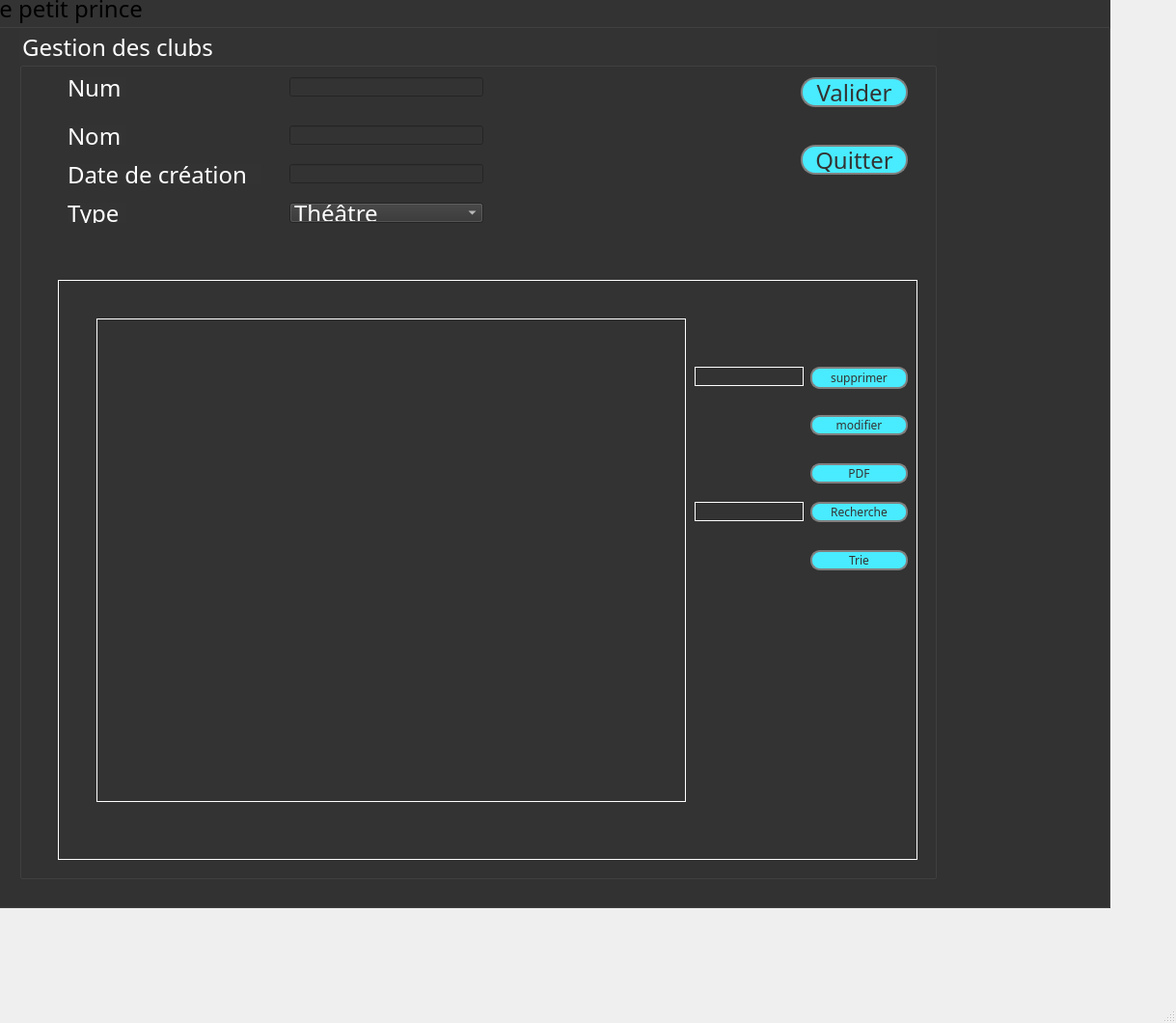
<?xml version="1.0" encoding="UTF-8"?>
<ui version="4.0">
 <class>Clube</class>
 <widget class="QMainWindow" name="Clube">
  <property name="geometry">
   <rect>
    <x>0</x>
    <y>0</y>
    <width>1219</width>
    <height>1060</height>
   </rect>
  </property>
  <property name="windowTitle">
   <string>MainWindow</string>
  </property>
  <widget class="QWidget" name="centralwidget">
   <widget class="QGroupBox" name="groupBox">
    <property name="geometry">
     <rect>
      <x>-10</x>
      <y>-10</y>
      <width>1161</width>
      <height>951</height>
     </rect>
    </property>
    <property name="styleSheet">
     <string notr="true">*{
font-family: century gothic;
font-size:24px
}
*{
background:#333;
}
</string>
    </property>
    <property name="title">
     <string>le petit prince</string>
    </property>
    <widget class="QGroupBox" name="groupBox_2">
     <property name="geometry">
      <rect>
       <x>30</x>
       <y>40</y>
       <width>951</width>
       <height>881</height>
      </rect>
     </property>
     <property name="styleSheet">
      <string notr="true">color:white;</string>
     </property>
     <property name="title">
      <string>Gestion des clubs</string>
     </property>
     <widget class="QLabel" name="label">
      <property name="geometry">
       <rect>
        <x>50</x>
        <y>50</y>
        <width>61</width>
        <height>21</height>
       </rect>
      </property>
      <property name="styleSheet">
       <string notr="true">color:white;</string>
      </property>
      <property name="text">
       <string>Num</string>
      </property>
     </widget>
     <widget class="QLabel" name="label_2">
      <property name="geometry">
       <rect>
        <x>50</x>
        <y>100</y>
        <width>61</width>
        <height>21</height>
       </rect>
      </property>
      <property name="styleSheet">
       <string notr="true">color:white;</string>
      </property>
      <property name="text">
       <string>Nom</string>
      </property>
     </widget>
     <widget class="QLabel" name="label_3">
      <property name="geometry">
       <rect>
        <x>50</x>
        <y>140</y>
        <width>201</width>
        <height>21</height>
       </rect>
      </property>
      <property name="styleSheet">
       <string notr="true">color:white;</string>
      </property>
      <property name="text">
       <string>Date de création</string>
      </property>
     </widget>
     <widget class="QLabel" name="label_4">
      <property name="geometry">
       <rect>
        <x>50</x>
        <y>180</y>
        <width>61</width>
        <height>21</height>
       </rect>
      </property>
      <property name="styleSheet">
       <string notr="true">color:white;</string>
      </property>
      <property name="text">
       <string>Type</string>
      </property>
     </widget>
     <widget class="QLineEdit" name="lineEdit">
      <property name="geometry">
       <rect>
        <x>280</x>
        <y>50</y>
        <width>201</width>
        <height>20</height>
       </rect>
      </property>
     </widget>
     <widget class="QLineEdit" name="lineEdit_2">
      <property name="geometry">
       <rect>
        <x>280</x>
        <y>100</y>
        <width>201</width>
        <height>20</height>
       </rect>
      </property>
     </widget>
     <widget class="QLineEdit" name="lineEdit_3">
      <property name="geometry">
       <rect>
        <x>280</x>
        <y>140</y>
        <width>201</width>
        <height>20</height>
       </rect>
      </property>
     </widget>
     <widget class="QFrame" name="frame">
      <property name="geometry">
       <rect>
        <x>40</x>
        <y>260</y>
        <width>891</width>
        <height>601</height>
       </rect>
      </property>
      <property name="styleSheet">
       <string notr="true">*{
background:#333;
border: 1px solid white ;
}
</string>
      </property>
      <property name="frameShape">
       <enum>QFrame::StyledPanel</enum>
      </property>
      <property name="frameShadow">
       <enum>QFrame::Raised</enum>
      </property>
      <widget class="QTableView" name="tableView">
       <property name="geometry">
        <rect>
         <x>40</x>
         <y>40</y>
         <width>611</width>
         <height>501</height>
        </rect>
       </property>
       <property name="styleSheet">
        <string notr="true">color:#49ebff;</string>
       </property>
      </widget>
      <widget class="QPushButton" name="pushButton_3">
       <property name="geometry">
        <rect>
         <x>780</x>
         <y>90</y>
         <width>101</width>
         <height>23</height>
        </rect>
       </property>
       <property name="styleSheet">
        <string notr="true">QPushButton
{
background:#49ebff ; 
border-radius:10px; 
color:#333; 
border: 2px solid gray ;
padding: 0.5px;
font-size: 12px;
}
QPushButton:hover
{
color:#333; 
border-radius:10px;
background:#c7cf00;
border: 2px solid gray ;
padding: 0.8px;
}</string>
       </property>
       <property name="text">
        <string>supprimer</string>
       </property>
      </widget>
      <widget class="QPushButton" name="pushButton_4">
       <property name="geometry">
        <rect>
         <x>780</x>
         <y>140</y>
         <width>101</width>
         <height>21</height>
        </rect>
       </property>
       <property name="styleSheet">
        <string notr="true">QPushButton
{
background:#49ebff ; 
border-radius:10px; 
color:#333; 
border: 2px solid gray ;
padding: 0.8px;
font-size: 12px
}
QPushButton:hover
{
color:#333; 
border-radius:10px;
background:#c7cf00;
border: 2px solid gray ;
padding: 0.8px;
}</string>
       </property>
       <property name="text">
        <string>modifier</string>
       </property>
      </widget>
      <widget class="QLineEdit" name="lineEdit_5">
       <property name="geometry">
        <rect>
         <x>660</x>
         <y>90</y>
         <width>113</width>
         <height>20</height>
        </rect>
       </property>
      </widget>
      <widget class="QPushButton" name="pushButton_5">
       <property name="geometry">
        <rect>
         <x>780</x>
         <y>190</y>
         <width>101</width>
         <height>21</height>
        </rect>
       </property>
       <property name="styleSheet">
        <string notr="true">QPushButton
{
background:#49ebff ; 
border-radius:10px; 
color:#333; 
border: 2px solid gray ;
padding: 0.8px;
font-size: 12px
}
QPushButton:hover
{
color:#333; 
border-radius:10px;
background:#c7cf00;
border: 2px solid gray ;
padding: 0.8px;
}</string>
       </property>
       <property name="text">
        <string>PDF</string>
       </property>
      </widget>
      <widget class="QPushButton" name="pushButton_6">
       <property name="geometry">
        <rect>
         <x>780</x>
         <y>230</y>
         <width>101</width>
         <height>21</height>
        </rect>
       </property>
       <property name="styleSheet">
        <string notr="true">QPushButton
{
background:#49ebff ; 
border-radius:10px; 
color:#333; 
border: 2px solid gray ;
padding: 0.8px;
font-size: 12px
}
QPushButton:hover
{
color:#333; 
border-radius:10px;
background:#c7cf00;
border: 2px solid gray ;
padding: 0.8px;
}</string>
       </property>
       <property name="text">
        <string>Recherche</string>
       </property>
      </widget>
      <widget class="QLineEdit" name="lineEdit_6">
       <property name="geometry">
        <rect>
         <x>660</x>
         <y>230</y>
         <width>113</width>
         <height>20</height>
        </rect>
       </property>
      </widget>
      <widget class="QPushButton" name="pushButton_7">
       <property name="geometry">
        <rect>
         <x>780</x>
         <y>280</y>
         <width>101</width>
         <height>21</height>
        </rect>
       </property>
       <property name="styleSheet">
        <string notr="true">QPushButton
{
background:#49ebff ; 
border-radius:10px; 
color:#333; 
border: 2px solid gray ;
padding: 0.8px;
font-size: 12px
}
QPushButton:hover
{
color:#333; 
border-radius:10px;
background:#c7cf00;
border: 2px solid gray ;
padding: 0.8px;
}</string>
       </property>
       <property name="text">
        <string>Trie</string>
       </property>
      </widget>
     </widget>
     <widget class="QPushButton" name="pushButton_2">
      <property name="geometry">
       <rect>
        <x>810</x>
        <y>50</y>
        <width>111</width>
        <height>31</height>
       </rect>
      </property>
      <property name="styleSheet">
       <string notr="true">QPushButton
{
background:#49ebff ; 
border-radius:15px; 
color:#333; 
border: 2px solid gray ;
padding: 0.8px;
}
QPushButton:hover
{
color:#333; 
border-radius:15px;
background:#c7cf00;
border: 2px solid gray ;
padding: 0.8px;
}</string>
      </property>
      <property name="text">
       <string>Valider</string>
      </property>
     </widget>
     <widget class="QPushButton" name="pushButton">
      <property name="geometry">
       <rect>
        <x>810</x>
        <y>120</y>
        <width>111</width>
        <height>31</height>
       </rect>
      </property>
      <property name="styleSheet">
       <string notr="true">QPushButton
{
background:#49ebff ; 
border-radius:15px; 
color:#333; 
border: 2px solid gray ;
padding: 0.8px;
}
QPushButton:hover
{
color:#333; 
border-radius:15px;
background:#c7cf00;
border: 2px solid gray ;
padding: 0.8px;
}</string>
      </property>
      <property name="text">
       <string>Quitter</string>
      </property>
     </widget>
     <widget class="QComboBox" name="comboBox">
      <property name="geometry">
       <rect>
        <x>280</x>
        <y>180</y>
        <width>201</width>
        <height>21</height>
       </rect>
      </property>
      <item>
       <property name="text">
        <string>Théâtre</string>
       </property>
      </item>
      <item>
       <property name="text">
        <string>Musique</string>
       </property>
      </item>
      <item>
       <property name="text">
        <string>Dance</string>
       </property>
      </item>
      <item>
       <property name="text">
        <string>Chant</string>
       </property>
      </item>
      <item>
       <property name="text">
        <string>Arts plastiques</string>
       </property>
      </item>
      <item>
       <property name="text">
        <string>Nouvel élément</string>
       </property>
      </item>
     </widget>
    </widget>
   </widget>
  </widget>
  <widget class="QMenuBar" name="menubar">
   <property name="geometry">
    <rect>
     <x>0</x>
     <y>0</y>
     <width>1219</width>
     <height>22</height>
    </rect>
   </property>
  </widget>
  <widget class="QStatusBar" name="statusbar"/>
 </widget>
 <resources/>
 <connections>
  <connection>
   <sender>pushButton</sender>
   <signal>clicked()</signal>
   <receiver>groupBox</receiver>
   <slot>close()</slot>
   <hints>
    <hint type="sourcelabel">
     <x>895</x>
     <y>180</y>
    </hint>
    <hint type="destinationlabel">
     <x>1090</x>
     <y>177</y>
    </hint>
   </hints>
  </connection>
 </connections>
</ui>
